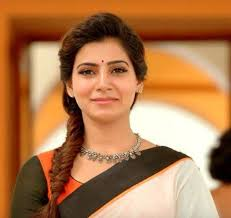
#> input picture Image_Classification/model/testimages/image_17.jpeg, 231 x 218 px
$ jupyter execute --allow-errors s_personclassifier.ipynb   (shell and % lines are left out)
#> lines starting #> are read from the running program, lines starting #| are printed output that depends on the picture
[cell 1]
import numpy as np
import cv2
import matplotlib
from matplotlib import pyplot as plt

[cell 2]
img = cv2.imread('./testimages/image_17.jpeg')
#> img is the input picture: shape (218, 231, 3); mean B, G, R 78.7, 121.9, 175.4
img.shape
#> Out = (218, 231, 3)

[cell 3]
plt.imshow(img)

[cell 4]
gray = cv2.cvtColor(img, cv2.COLOR_BGR2GRAY)
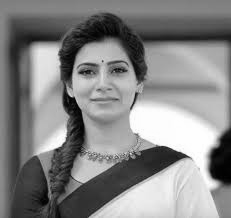
#> gray: shape (218, 231); min 0, max 255, mean 133
gray.shape
#> Out = (218, 231)

[cell 5]
gray

[cell 6]
plt.imshow(gray, cmap='gray')

[cell 7]
face_cascade = cv2.CascadeClassifier('./opencv/haarcascades/haarcascade_frontalface_default.xml')
eye_cascade = cv2.CascadeClassifier('./opencv/haarcascades/haarcascade_eye.xml')

faces = face_cascade.detectMultiScale(gray, 1.3, 5)
#> faces = [[62, 40, 80, 80]]
faces
#> Out = [[62, 40, 80, 80]]

[cell 8]
(x,y,w,h) = faces[0]
#> x = 62; y = 40; w = 80; h = 80
x,y,w,h
#> Out = (62, 40, 80, 80)

[cell 9]
face_img = cv2.rectangle(img,(x,y),(x+w,y+h),(255,0,0),2)
plt.imshow(face_img)

[cell 10]
cv2.destroyAllWindows()
for (x,y,w,h) in faces:
    face_img = cv2.rectangle(img,(x,y),(x+w,y+h),(255,0,0),2)
    roi_gray = gray[y:y+h, x:x+w]
    roi_color = face_img[y:y+h, x:x+w]
    eyes = eye_cascade.detectMultiScale(roi_gray)
    for (ex,ey,ew,eh) in eyes:
        cv2.rectangle(roi_color,(ex,ey),(ex+ew,ey+eh),(0,255,0),2)
#> this loop made 1 pass
#> (x, y, w, h, eyes) on pass 1: (62, 40, 80, 80, [[43, 18, 23, 23], [13, 20, 24, 24]])
#> img: shape (218, 231, 3); mean B, G, R 81, 121.1, 170.2
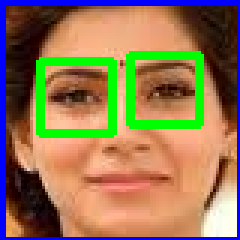
#> roi_color: shape (80, 80, 3) (shown 3 times larger); mean B, G, R 87.9, 119.3, 146.3


plt.figure()
plt.imshow(face_img, cmap='gray')
plt.show()

[cell 11]
plt.imshow(roi_color, cmap='gray')

[cell 12]
cropped_img = np.array(roi_color)
cropped_img.shape
#> Out = (80, 80, 3)

[cell 13]
import numpy as np
import pywt
import cv2

def w2d(img, mode='haar', level=1):
#> called with mode = 'db1', level = 5
    imArray = img
    #Datatype conversions
    #convert to grayscale
    imArray = cv2.cvtColor( imArray,cv2.COLOR_RGB2GRAY )
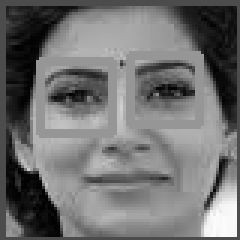
#> imArray: shape (80, 80) (shown 3 times larger); min 1, max 251, mean 113
    #convert to float
    imArray =  np.float32(imArray)
    imArray /= 255;
    # compute coefficients
    coeffs=pywt.wavedec2(imArray, mode, level=level)
#> coeffs = 6 items

    #Process Coefficients
    coeffs_H=list(coeffs)
#> coeffs_H = 6 items
    coeffs_H[0] *= 0;

    # reconstruction
    imArray_H=pywt.waverec2(coeffs_H, mode);
    imArray_H *= 255;
    imArray_H =  np.uint8(imArray_H)
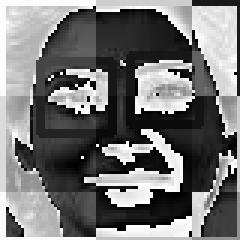
#> imArray_H: shape (80, 80) (shown 3 times larger); min 0, max 255, mean 116.5

    return imArray_H

[cell 14]
im_har = w2d(cropped_img,'db1',5)
plt.imshow(im_har, cmap='gray')

[cell 15]
def get_cropped_image_if_2_eyes(image_path):
#> called with image_path = './testimages/image_17.jpeg'
    img = cv2.imread(image_path)
    gray = cv2.cvtColor(img, cv2.COLOR_BGR2GRAY)
    faces = face_cascade.detectMultiScale(gray, 1.3, 5)
#> faces = [[62, 40, 80, 80]]
    for (x,y,w,h) in faces:
        roi_gray = gray[y:y+h, x:x+w]
        roi_color = img[y:y+h, x:x+w]
        eyes = eye_cascade.detectMultiScale(roi_gray)
        if len(eyes) >= 2:
            return roi_color

[cell 16]
original_image = cv2.imread('./testimages/image_17.jpeg')
plt.imshow(original_image)

[cell 17]
cropped_image = get_cropped_image_if_2_eyes('./testimages/image_17.jpeg')
plt.imshow(cropped_image)

[cell 18]
org_image_obstructed = cv2.imread('./testimages/image_31.jpeg')
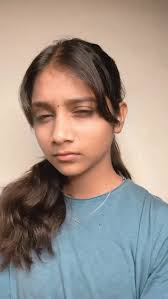
#> input picture Image_Classification/model/testimages/image_31.jpeg, 168 x 299 px
#> org_image_obstructed is the input picture: shape (299, 168, 3); mean B, G, R 136.7, 144.8, 157.3
plt.imshow(org_image_obstructed)

[cell 19]
cropped_image_no_2_eyes = get_cropped_image_if_2_eyes('./testimages/image_30.jpeg')
#> call 2 of get_cropped_image_if_2_eyes, with image_path = './testimages/image_30.jpeg'
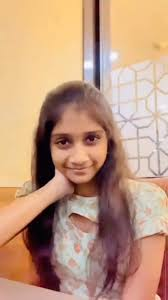
#> input picture Image_Classification/model/testimages/image_30.jpeg, 168 x 300 px
#> in get_cropped_image_if_2_eyes, img is the input picture: shape (300, 168, 3); mean B, G, R 126.9, 152.1, 191
#> in get_cropped_image_if_2_eyes (call 2), `gray = cv2.cvtColor(img, cv2.COLOR_BGR2GRAY)`:
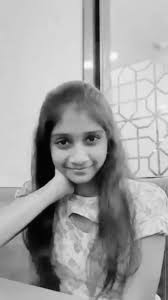
#> gray: shape (300, 168); min 0, max 252, mean 160.9
#> in get_cropped_image_if_2_eyes (call 2), `faces = face_cascade.detectMultiScale(gray, 1.3, 5)`: faces = [[40, 112, 76, 76]]
#> the loop in get_cropped_image_if_2_eyes, `for (x,y,w,h) in faces:` made 1 pass
#> (x, y, w, h, eyes) on pass 1: (40, 112, 76, 76, [[38, 13, 26, 26], [12, 18, 23, 23]])
#> pass 1, in get_cropped_image_if_2_eyes (call 2), `roi_color = img[y:y+h, x:x+w]`:
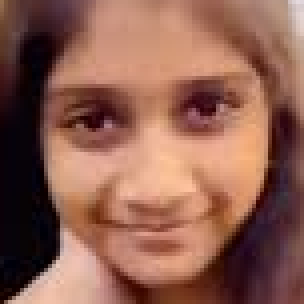
#> roi_color: shape (76, 76, 3) (shown 4 times larger); mean B, G, R 80.6, 95.2, 142
cropped_image_no_2_eyes

[cell 20]
path_to_data = "./dataset/"
path_to_cr_data = "./dataset/cropped/"

[cell 21]
import os
img_dirs = []
for entry in os.scandir(path_to_data):
    if entry.is_dir():
        img_dirs.append(entry.path)

[cell 22]
img_dirs

[cell 23]
import shutil
if os.path.exists(path_to_cr_data):
     shutil.rmtree(path_to_cr_data)
os.mkdir(path_to_cr_data)

[cell 24]
cropped_image_dirs = []
celebrity_file_names_dict = {}
for img_dir in img_dirs:
    count = 1
    celebrity_name = img_dir.split('/')[-1]
    celebrity_file_names_dict[celebrity_name] = []
    for entry in os.scandir(img_dir):
        roi_color = get_cropped_image_if_2_eyes(entry.path)
#> call 3 of get_cropped_image_if_2_eyes, with image_path = './dataset/allu arjun pics/image_102.jpg'
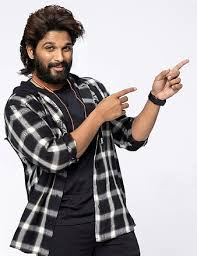
#> input picture Image_Classification/model/dataset/allu arjun pics/image_102.jpg, 197 x 256 px
#> in get_cropped_image_if_2_eyes, img is the input picture: shape (256, 197, 3); mean B, G, R 161.2, 159.9, 165.6
#> in get_cropped_image_if_2_eyes (call 3), `faces = face_cascade.detectMultiScale(gray, 1.3, 5)`: faces = [[34, 30, 50, 50]]
#> the loop in get_cropped_image_if_2_eyes (call 3), `for (x,y,w,h) in faces:` made 1 pass
#> pass 1, in get_cropped_image_if_2_eyes (call 3), `roi_color = img[y:y+h, x:x+w]`:
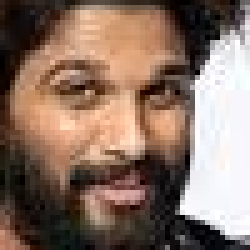
#> roi_color: shape (50, 50, 3) (shown 5 times larger); mean B, G, R 100.3, 113.5, 137.1
        if roi_color is not None:
            cropped_folder = path_to_cr_data + celebrity_name
            if not os.path.exists(cropped_folder):
                os.makedirs(cropped_folder)
                cropped_image_dirs.append(cropped_folder)
                print("Generating cropped images in folder: ",cropped_folder)
            cropped_file_name = celebrity_name + str(count) + ".png"
            cropped_file_path = cropped_folder + "/" + cropped_file_name
            cv2.imwrite(cropped_file_path, roi_color)
            celebrity_file_names_dict[celebrity_name].append(cropped_file_path)
            count += 1

[cell 25]
X, y = [], []
#> X = []; y = []
for celebrity_name, training_files in celebrity_file_names_dict.items():
    for training_image in training_files:
        img = cv2.imread(training_image)
        scalled_raw_img = cv2.resize(img, (32, 32))
        img_har = w2d(img,'db1',5)
        scalled_img_har = cv2.resize(img_har, (32, 32))
        combined_img = np.vstack((scalled_raw_img.reshape(32*32*3,1),scalled_img_har.reshape(32*32,1)))
        X.append(combined_img)
        y.append(class_dict[celebrity_name])
